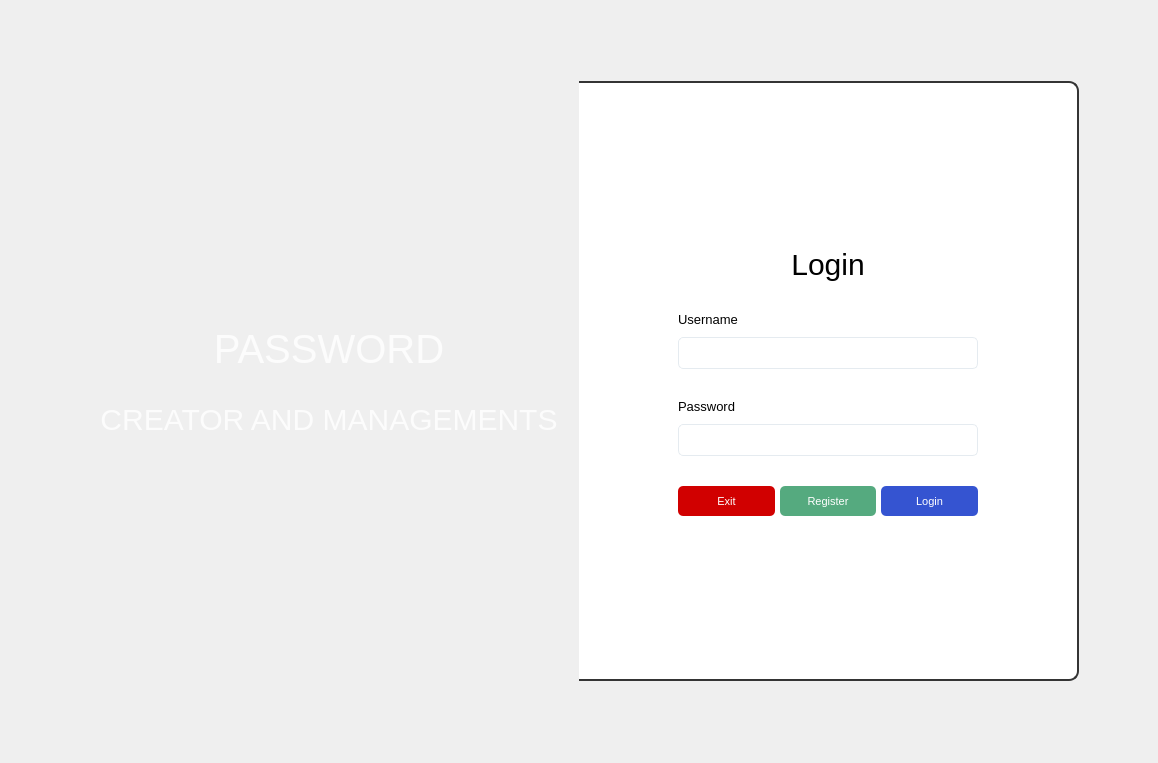
<?xml version="1.0" encoding="UTF-8"?>
<ui version="4.0">
 <class>Form</class>
 <widget class="QWidget" name="Form">
  <property name="geometry">
   <rect>
    <x>0</x>
    <y>0</y>
    <width>1158</width>
    <height>763</height>
   </rect>
  </property>
  <property name="windowTitle">
   <string>Form</string>
  </property>
  <property name="styleSheet">
   <string notr="true">/*  set style for app title widget */
#titleWidget {
	border-image: url(:/img/img/bg01.jpg);
	border-top-left-radius: 10px;
	border-bottom-left-radius: 10px;

}
#titleWidget QLabel{
	color: rgba(255, 255, 255, 0.8);
	font-family: &quot;Stencil&quot;;
}
#titleLabel1 {
	font-size: 40px;
}
#titleLabel2 {
	font-size: 30px;
}

/* Set style for function widget  */
#funcWidget {
	background-color: rgb(255, 255, 255);
	border-top-right-radius: 10px;
	border-bottom-right-radius: 10px;
	border-top: 2px solid #343434;
	border-right: 2px solid #343434;
	border-bottom: 2px solid #343434;
}

/*set style for all the Qlabel in function */
#funcWidget Qlabel {
	color: #505050;
}

/* set style for login label and register label in function widget */
#loginLabel, #registerLabel {
	font-family: &quot;Viner Hand ITC&quot;;
	font-size: 30px;
}

/* set style for all the QLineEdit in function widget */
#funcWidget QLineEdit {
	border: 1px solid #e5ebf0;
	border-radius: 5px;
	padding: 5px 10px;
	font-size: 15px;
}
#funcWidget QLineEdit:focus {
	border-color: #5500ff;
}

/* set style for all the button in function widget */
#funcWidget QPushButton {
	font-size: 12em;
	border-radius: 5px;
	color: #fff;
}
#funcWidget QPushButton:pressed {
	padding-left: 10px;
}

/* set style for login and create user button in function widget */
#loginBtn, #createBtn {
	background-color: #3554d1;
}
#loginBtn:hover, #loginBtn:pressed, #createBtn:hover, #createBtn:pressed {
	background-color: #0000ff;
}

/* set style for exit button in function widget */
#exitBtn {
	background-color: #d10000;
}
#exitBtn:hover, #exitBtn:pressed {
	background-color: #910000;
}

/* Set style for register  and back button in function widget */
#registerBtn, #backBtn {
 background-color: #55aa7f;
}
#registerBtn:hover, #registerBtn:pressed, #backBtn:hover, #backBtn:pressed  {
 background-color: #3aad00;
}


</string>
  </property>
  <layout class="QGridLayout" name="gridLayout">
   <property name="leftMargin">
    <number>0</number>
   </property>
   <property name="topMargin">
    <number>0</number>
   </property>
   <property name="rightMargin">
    <number>0</number>
   </property>
   <property name="bottomMargin">
    <number>0</number>
   </property>
   <property name="spacing">
    <number>0</number>
   </property>
   <item row="0" column="3">
    <spacer name="horizontalSpacer_2">
     <property name="orientation">
      <enum>Qt::Horizontal</enum>
     </property>
     <property name="sizeHint" stdset="0">
      <size>
       <width>76</width>
       <height>728</height>
      </size>
     </property>
    </spacer>
   </item>
   <item row="0" column="0">
    <spacer name="horizontalSpacer">
     <property name="orientation">
      <enum>Qt::Horizontal</enum>
     </property>
     <property name="sizeHint" stdset="0">
      <size>
       <width>76</width>
       <height>728</height>
      </size>
     </property>
    </spacer>
   </item>
   <item row="0" column="1">
    <widget class="QWidget" name="titleWidget" native="true">
     <property name="minimumSize">
      <size>
       <width>500</width>
       <height>600</height>
      </size>
     </property>
     <property name="maximumSize">
      <size>
       <width>500</width>
       <height>600</height>
      </size>
     </property>
     <layout class="QVBoxLayout" name="verticalLayout_2">
      <item>
       <spacer name="verticalSpacer">
        <property name="orientation">
         <enum>Qt::Vertical</enum>
        </property>
        <property name="sizeHint" stdset="0">
         <size>
          <width>20</width>
          <height>222</height>
         </size>
        </property>
       </spacer>
      </item>
      <item>
       <layout class="QVBoxLayout" name="verticalLayout">
        <property name="spacing">
         <number>30</number>
        </property>
        <item>
         <widget class="QLabel" name="titleLabel1">
          <property name="text">
           <string>PASSWORD</string>
          </property>
          <property name="alignment">
           <set>Qt::AlignCenter</set>
          </property>
         </widget>
        </item>
        <item>
         <widget class="QLabel" name="titleLabel2">
          <property name="text">
           <string>CREATOR AND MANAGEMENTS</string>
          </property>
          <property name="alignment">
           <set>Qt::AlignCenter</set>
          </property>
         </widget>
        </item>
       </layout>
      </item>
      <item>
       <spacer name="verticalSpacer_2">
        <property name="orientation">
         <enum>Qt::Vertical</enum>
        </property>
        <property name="sizeHint" stdset="0">
         <size>
          <width>20</width>
          <height>222</height>
         </size>
        </property>
       </spacer>
      </item>
     </layout>
    </widget>
   </item>
   <item row="0" column="2">
    <widget class="QStackedWidget" name="funcWidget">
     <property name="minimumSize">
      <size>
       <width>500</width>
       <height>600</height>
      </size>
     </property>
     <property name="maximumSize">
      <size>
       <width>500</width>
       <height>600</height>
      </size>
     </property>
     <property name="currentIndex">
      <number>0</number>
     </property>
     <widget class="QWidget" name="page">
      <layout class="QGridLayout" name="gridLayout_3">
       <item row="0" column="1">
        <spacer name="verticalSpacer_5">
         <property name="orientation">
          <enum>Qt::Vertical</enum>
         </property>
         <property name="sizeHint" stdset="0">
          <size>
           <width>20</width>
           <height>144</height>
          </size>
         </property>
        </spacer>
       </item>
       <item row="1" column="0">
        <spacer name="horizontalSpacer_5">
         <property name="orientation">
          <enum>Qt::Horizontal</enum>
         </property>
         <property name="sizeHint" stdset="0">
          <size>
           <width>77</width>
           <height>20</height>
          </size>
         </property>
        </spacer>
       </item>
       <item row="1" column="1">
        <layout class="QVBoxLayout" name="verticalLayout_5">
         <property name="spacing">
          <number>30</number>
         </property>
         <item>
          <widget class="QLabel" name="loginLabel">
           <property name="styleSheet">
            <string notr="true">#loginLabel {
	color: #000;
}</string>
           </property>
           <property name="text">
            <string>Login</string>
           </property>
           <property name="alignment">
            <set>Qt::AlignCenter</set>
           </property>
          </widget>
         </item>
         <item>
          <layout class="QVBoxLayout" name="verticalLayout_3">
           <property name="spacing">
            <number>10</number>
           </property>
           <item>
            <widget class="QLabel" name="label_2">
             <property name="font">
              <font>
               <pointsize>10</pointsize>
              </font>
             </property>
             <property name="text">
              <string>Username</string>
             </property>
            </widget>
           </item>
           <item>
            <widget class="QLineEdit" name="lineEdit">
             <property name="minimumSize">
              <size>
               <width>300</width>
               <height>0</height>
              </size>
             </property>
             <property name="font">
              <font>
               <pointsize>-1</pointsize>
              </font>
             </property>
             <property name="clearButtonEnabled">
              <bool>true</bool>
             </property>
            </widget>
           </item>
          </layout>
         </item>
         <item>
          <layout class="QVBoxLayout" name="verticalLayout_4">
           <property name="spacing">
            <number>10</number>
           </property>
           <item>
            <widget class="QLabel" name="label">
             <property name="font">
              <font>
               <pointsize>10</pointsize>
              </font>
             </property>
             <property name="text">
              <string>Password</string>
             </property>
            </widget>
           </item>
           <item>
            <widget class="QLineEdit" name="lineEdit_2">
             <property name="minimumSize">
              <size>
               <width>300</width>
               <height>0</height>
              </size>
             </property>
             <property name="font">
              <font>
               <pointsize>-1</pointsize>
              </font>
             </property>
             <property name="echoMode">
              <enum>QLineEdit::Password</enum>
             </property>
             <property name="clearButtonEnabled">
              <bool>true</bool>
             </property>
            </widget>
           </item>
          </layout>
         </item>
         <item>
          <layout class="QHBoxLayout" name="horizontalLayout">
           <property name="spacing">
            <number>5</number>
           </property>
           <item>
            <widget class="QPushButton" name="exitBtn">
             <property name="minimumSize">
              <size>
               <width>0</width>
               <height>30</height>
              </size>
             </property>
             <property name="font">
              <font>
               <pointsize>8</pointsize>
              </font>
             </property>
             <property name="text">
              <string>Exit</string>
             </property>
             <property name="icon">
              <iconset resource="../static/resource.qrc">
               <normaloff>:/icon/icon/x-mark-3-48.ico</normaloff>:/icon/icon/x-mark-3-48.ico</iconset>
             </property>
            </widget>
           </item>
           <item>
            <widget class="QPushButton" name="registerBtn">
             <property name="minimumSize">
              <size>
               <width>0</width>
               <height>30</height>
              </size>
             </property>
             <property name="font">
              <font>
               <pointsize>8</pointsize>
              </font>
             </property>
             <property name="text">
              <string>Register</string>
             </property>
             <property name="icon">
              <iconset resource="../static/resource.qrc">
               <normaloff>:/icon/icon/user-48.ico</normaloff>:/icon/icon/user-48.ico</iconset>
             </property>
            </widget>
           </item>
           <item>
            <widget class="QPushButton" name="loginBtn">
             <property name="minimumSize">
              <size>
               <width>0</width>
               <height>30</height>
              </size>
             </property>
             <property name="font">
              <font>
               <pointsize>8</pointsize>
              </font>
             </property>
             <property name="text">
              <string>Login</string>
             </property>
             <property name="icon">
              <iconset resource="../static/resource.qrc">
               <normaloff>:/icon/icon/login-64.ico</normaloff>:/icon/icon/login-64.ico</iconset>
             </property>
            </widget>
           </item>
          </layout>
         </item>
        </layout>
       </item>
       <item row="1" column="2">
        <spacer name="horizontalSpacer_6">
         <property name="orientation">
          <enum>Qt::Horizontal</enum>
         </property>
         <property name="sizeHint" stdset="0">
          <size>
           <width>77</width>
           <height>20</height>
          </size>
         </property>
        </spacer>
       </item>
       <item row="2" column="1">
        <spacer name="verticalSpacer_6">
         <property name="orientation">
          <enum>Qt::Vertical</enum>
         </property>
         <property name="sizeHint" stdset="0">
          <size>
           <width>20</width>
           <height>143</height>
          </size>
         </property>
        </spacer>
       </item>
      </layout>
     </widget>
     <widget class="QWidget" name="page_2">
      <layout class="QGridLayout" name="gridLayout_2">
       <item row="0" column="1">
        <spacer name="verticalSpacer_3">
         <property name="orientation">
          <enum>Qt::Vertical</enum>
         </property>
         <property name="sizeHint" stdset="0">
          <size>
           <width>20</width>
           <height>144</height>
          </size>
         </property>
        </spacer>
       </item>
       <item row="1" column="0">
        <spacer name="horizontalSpacer_3">
         <property name="orientation">
          <enum>Qt::Horizontal</enum>
         </property>
         <property name="sizeHint" stdset="0">
          <size>
           <width>77</width>
           <height>20</height>
          </size>
         </property>
        </spacer>
       </item>
       <item row="1" column="1">
        <layout class="QVBoxLayout" name="verticalLayout_6">
         <property name="spacing">
          <number>30</number>
         </property>
         <item>
          <widget class="QLabel" name="registerLabel">
           <property name="styleSheet">
            <string notr="true">#registerLabel {
	color: 000;

}</string>
           </property>
           <property name="text">
            <string>Register</string>
           </property>
           <property name="alignment">
            <set>Qt::AlignCenter</set>
           </property>
          </widget>
         </item>
         <item>
          <layout class="QVBoxLayout" name="verticalLayout_7">
           <property name="spacing">
            <number>10</number>
           </property>
           <item>
            <widget class="QLabel" name="label_3">
             <property name="font">
              <font>
               <pointsize>10</pointsize>
              </font>
             </property>
             <property name="text">
              <string>Username</string>
             </property>
            </widget>
           </item>
           <item>
            <widget class="QLineEdit" name="lineEdit_3">
             <property name="minimumSize">
              <size>
               <width>300</width>
               <height>17</height>
              </size>
             </property>
             <property name="font">
              <font>
               <pointsize>-1</pointsize>
              </font>
             </property>
             <property name="clearButtonEnabled">
              <bool>true</bool>
             </property>
            </widget>
           </item>
          </layout>
         </item>
         <item>
          <layout class="QVBoxLayout" name="verticalLayout_8">
           <property name="spacing">
            <number>10</number>
           </property>
           <item>
            <widget class="QLabel" name="label_4">
             <property name="font">
              <font>
               <pointsize>10</pointsize>
              </font>
             </property>
             <property name="text">
              <string>Password</string>
             </property>
            </widget>
           </item>
           <item>
            <widget class="QLineEdit" name="lineEdit_4">
             <property name="minimumSize">
              <size>
               <width>300</width>
               <height>15</height>
              </size>
             </property>
             <property name="font">
              <font>
               <pointsize>-1</pointsize>
              </font>
             </property>
             <property name="echoMode">
              <enum>QLineEdit::Password</enum>
             </property>
             <property name="clearButtonEnabled">
              <bool>true</bool>
             </property>
            </widget>
           </item>
          </layout>
         </item>
         <item>
          <layout class="QHBoxLayout" name="horizontalLayout_2">
           <property name="spacing">
            <number>5</number>
           </property>
           <item>
            <widget class="QPushButton" name="backBtn">
             <property name="minimumSize">
              <size>
               <width>0</width>
               <height>30</height>
              </size>
             </property>
             <property name="text">
              <string>Back</string>
             </property>
             <property name="icon">
              <iconset resource="../static/resource.qrc">
               <normaloff>:/icon/icon/arrow-80-48.ico</normaloff>:/icon/icon/arrow-80-48.ico</iconset>
             </property>
            </widget>
           </item>
           <item>
            <widget class="QPushButton" name="createBtn">
             <property name="minimumSize">
              <size>
               <width>0</width>
               <height>30</height>
              </size>
             </property>
             <property name="text">
              <string>Create</string>
             </property>
             <property name="icon">
              <iconset resource="../static/resource.qrc">
               <normaloff>:/icon/icon/check-mark-3-48.ico</normaloff>:/icon/icon/check-mark-3-48.ico</iconset>
             </property>
            </widget>
           </item>
          </layout>
         </item>
        </layout>
       </item>
       <item row="1" column="2">
        <spacer name="horizontalSpacer_4">
         <property name="orientation">
          <enum>Qt::Horizontal</enum>
         </property>
         <property name="sizeHint" stdset="0">
          <size>
           <width>77</width>
           <height>20</height>
          </size>
         </property>
        </spacer>
       </item>
       <item row="2" column="1">
        <spacer name="verticalSpacer_4">
         <property name="orientation">
          <enum>Qt::Vertical</enum>
         </property>
         <property name="sizeHint" stdset="0">
          <size>
           <width>20</width>
           <height>143</height>
          </size>
         </property>
        </spacer>
       </item>
      </layout>
     </widget>
    </widget>
   </item>
  </layout>
 </widget>
 <resources>
  <include location="../static/resource.qrc"/>
 </resources>
 <connections/>
</ui>
